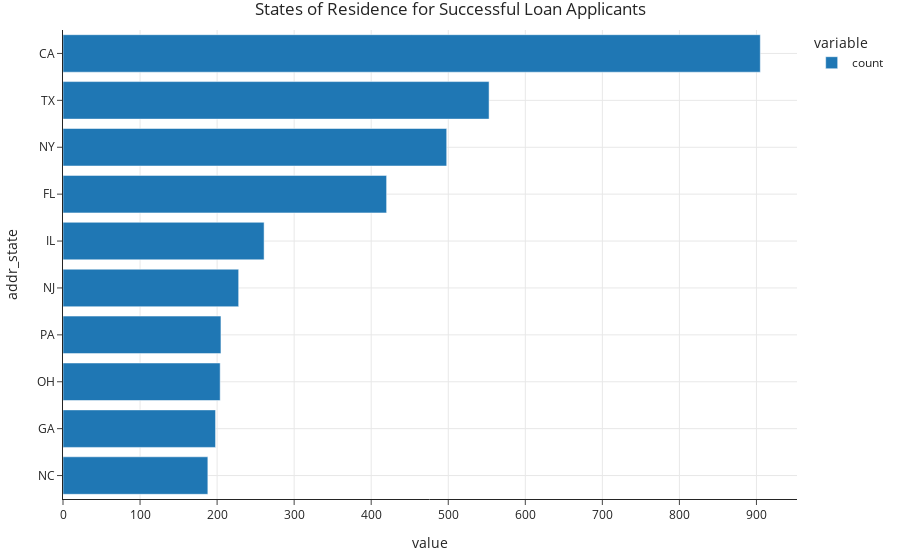

The cell this chart's notebook holds for it:
### Code cell
# A little formatting goes a long way!
(
    loans['addr_state']
    .value_counts()
    .head(10)
    .sort_values()
    .plot(kind='barh', title='States of Residence for Successful Loan Applicants')
    .update_layout()
)

### Figure 1 — Plotly figure (JSON) as saved in the notebook; plotly's stock layout.template omitted (floating-point values rounded to 4 significant figures)
{"data": [{"alignmentgroup": "True", "hovertemplate": "variable=count<br>value=%{x}<br>addr_state=%{y}<extra></extra>", "legendgroup": "count", "marker": {"color": "#1F77B4", "pattern": {"shape": ""}}, "name": "count", "offsetgroup": "count", "orientation": "h", "showlegend": true, "textposition": "auto", "type": "bar", "x": [188, 198, 204, 205, 228, 261, 420, 498, 553, 905], "xaxis": "x", "y": ["NC", "GA", "OH", "PA", "NJ", "IL", "FL", "NY", "TX", "CA"], "yaxis": "y"}], "layout": {"barmode": "relative", "legend": {"title": {"text": "variable"}, "tracegroupgap": 0}, "title": {"text": "States of Residence for Successful Loan Applicants"}, "xaxis": {"anchor": "y", "domain": [0, 1], "title": {"text": "value"}}, "yaxis": {"anchor": "x", "domain": [0, 1], "title": {"text": "addr_state"}}}}
